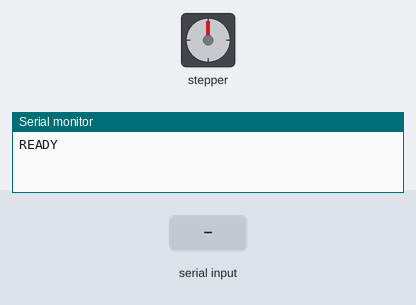
Simulated run of this sketch. Board: Arduino Uno, built with avr-gcc and run on an emulated ATmega328P. Shown: stepper motor, the last lines printed to the serial monitor. The inputs (shaded band) are chosen by the test bench. Stepper angles assume 2048 steps per turn.

Above: at 2.2 s.
2.3 s: "MOVE 90\n" received over Serial
At 4.2 s:
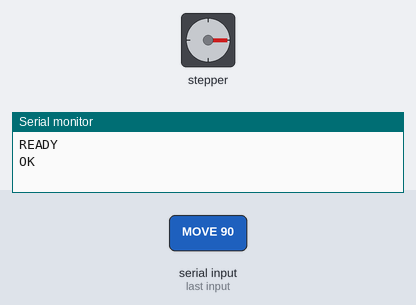
6.8 s: "+\n" received over Serial
At 7.3 s:
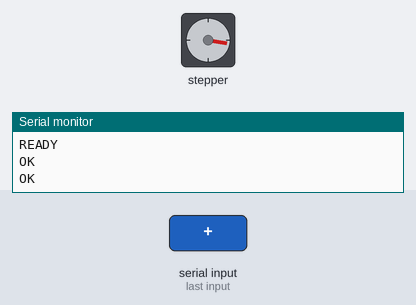
8.4 s: "MOVE 90\n" received over Serial
At 11.1 s:
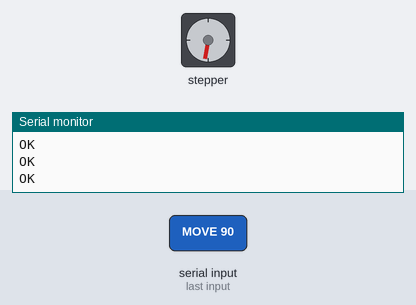
11.4 s: "+\n" received over Serial
At 12.0 s:
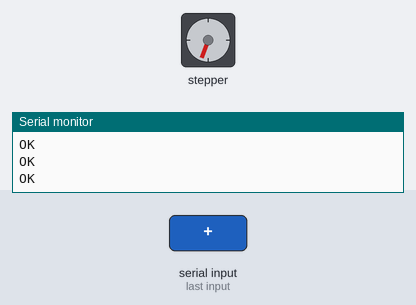
Timing chart, 0 to 14.0 s (numbered marks = the images above; inputs shaded):
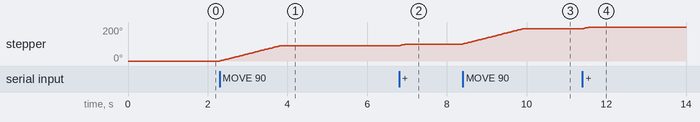

Measured:
- after the input at 2.3 s, stepper: turns 90° clockwise in 1.5 s, starting at once
- after the input at 6.8 s, stepper: turns 10° clockwise in 0.16 s, starting at once
- after the input at 8.4 s, stepper: turns 90° clockwise in 1.5 s, starting at once
- after the input at 11.4 s, stepper: turns 10° clockwise in 0.16 s, starting at once

The sketch:

controlled_stepper_turn.ino
```cpp
#include <Stepper.h>

const long stepsPerRevolution = 2048;                // your working value
Stepper stepper(stepsPerRevolution, 8, 10, 9, 11);   // IN1,3,2,4 order

double accum = 0.0;  // keep fractional steps so angles stay accurate

void stepDegrees(double deg) {
  accum += deg * (double)stepsPerRevolution / 360.0;
  long whole = lround(accum);
  accum -= whole;
  stepper.step((int)whole);   // blocking move; simple and reliable
}

void setup() {
  Serial.begin(115200);
  stepper.setSpeed(10);       // rpm
  delay(1000);                // Uno auto-resets when the port opens
  Serial.println("READY");
}

void loop() {
  if (Serial.available()) {
    String cmd = Serial.readStringUntil('\n');  // waits for newline
    cmd.trim();

    if (cmd == "+")                  { stepDegrees(10);  Serial.println("OK"); }
    else if (cmd == "-")             { stepDegrees(-10); Serial.println("OK"); }
    else if (cmd.startsWith("MOVE ")) {
      double deg = cmd.substring(5).toFloat();
      stepDegrees(deg);              Serial.println("OK");
    }
    else if (cmd.startsWith("RPM ")) {
      int rpm = cmd.substring(4).toInt();
      rpm = constrain(rpm, 2, 20);
      stepper.setSpeed(rpm);         Serial.println("OK");
    }
    else { Serial.println("ERR"); }
  }
}
```
